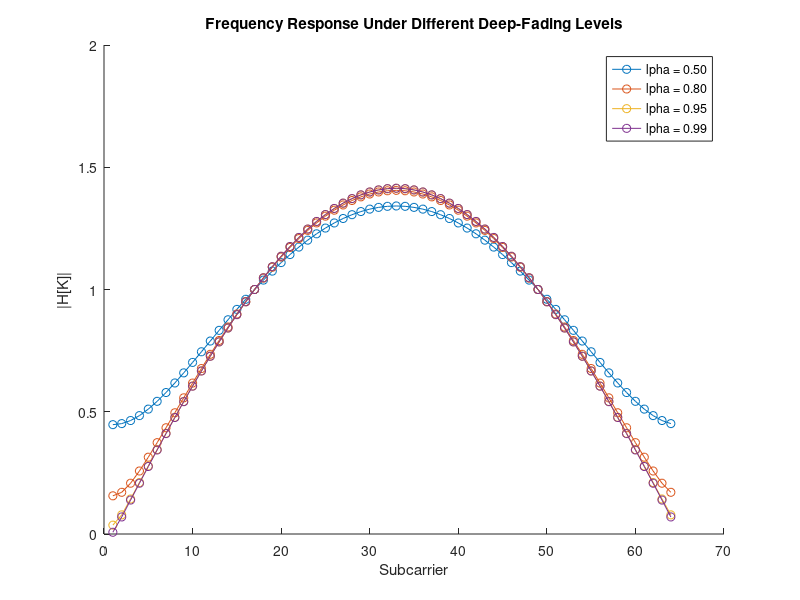

Here is the MATLAB script that generated this plot: (Note: this script raises an error after producing the figure.)
SNR=0:2:30;
BER_Htrue=zeros(length(SNR),1);
BER_LS=zeros(length(SNR),1);
BER_LMMSE=zeros(length(SNR),1);
numBits=2^20;
srcBits=randi([0,1],numBits,1);
modOrder=16;
numCarr=64;
cycPrefLen=5;

%% 信道构建
alphaList=[0.50 0.80 0.95 0.99];
mpChan = zeros(2,length(alphaList));
%功率归一
for i = 1:length(alphaList)

    alpha = alphaList(i);

    mpChan(:,i) = ...
        [1; -alpha] / sqrt(1 + alpha^2);

end
Htrue=fft(mpChan,numCarr,1);
depth=min(abs(Htrue),[],1);
hold on
for i = 1:length(alphaList)  
    
    plot(abs(Htrue(:,i)),"o-");
end
hold off
xlabel("Subcarrier");
ylabel("|H[K]|");
legend( ...
    "\alpha = 0.50", ...
    "\alpha = 0.80", ...
    "\alpha = 0.95", ...
    "\alpha = 0.99");
title("Frequency Response Under Different Deep-Fading Levels");

%% 解释深衰落影响
%深衰落主要是在后面的均衡阶段把 LS 的误差放大

%% 求 R_HH
% Estimate R_HH using Monte Carlo
numRealizations = 10000;
R_HH= zeros(numCarr,numCarr,length(alphaList));
for i=1:length(alphaList)
    for m = 1:numRealizations

        % 生成一次随机信道冲激响应
        alpha = alphaList(i);
        g = sqrt(1/2) * (randn + 1j*randn);
        h = zeros(numCarr,1);
        h(1) = g / sqrt(1 + alpha^2);
        h(2) = -alpha * g / sqrt(1 + alpha^2);
        %第二径相对于第一径的幅度比例，并具有固定的 π 相对相位。
        %构造的是一个固定深衰落结构 + 随机整体复幅度的统计模型
        H = fft(h,numCarr);

        % 累加 H*H^H
        R_HH(:,:,i)=  R_HH(:,:,i)+ H*H';%H'对于复数向量表示共轭转置。
    end
    R_HH(:,:,i)= R_HH(:,:,i)/ numRealizations;
end
%%
qamModOut=qammod(srcBits,modOrder,InputType="bit");
pilot=sqrt(10)*ones(numCarr,1);
qamModOut=reshape(qamModOut,numCarr,[]);
qamModOut=[pilot qamModOut];
ifftmodOut=ifft(qamModOut,numCarr);
cp= ifftmodOut(numCarr-cycPrefLen+1:end,:);
ofdmmodOut=[cp;ifftmodOut];
ofdmmodOut = ofdmmodOut(:);%实际 OFDM 信号应该是串行的
qamPower = mean(abs(qamModOut(:)).^2);
pilotPower = mean(abs(pilot).^2);
for a=1:length(alphaList)
    mpChanOut=filter(mpChan(:,a),1,ofdmmodOut);
    for i=1:length(SNR)
        snr=SNR(i);
        snrLinear = 10^(snr/10);
        noiseVarFreq = qamPower / snrLinear;
        noiseVarTime = noiseVarFreq / numCarr;
        noiseVarRatio=1/snrLinear ;
        %Generate complex AWGN
        noise = sqrt(noiseVarTime/2) * (randn(size(mpChanOut)) + 1j*randn(size(mpChanOut)));
        %复高斯噪声由实部和虚部两个独立的高斯分量组成
        chanOut = mpChanOut + noise;
        rx = reshape(chanOut,numCarr+cycPrefLen,[]);
        rxNoCP = rx(cycPrefLen+1:end,:);
        fftModOut=fft(rxNoCP,numCarr,1);
        pilotRx =fftModOut(:,1);
        fftModOut=fftModOut(:,2:end);
        Hhat = pilotRx ./ pilot;%存在信道估计误差
        H_LMMSE = R_HH(:,:,a) * ((R_HH (:,:,a)+noiseVarFreq / pilotPower *eye(numCarr)) \ Hhat);
        %LMMSE中这里的 σx2应该对应导频功率。
        %MMSE中信噪比信号代表的是QAM
        mmseWeight_LS=conj(Hhat)./(abs(Hhat).^2+noiseVarRatio);
        eqOut_LS=fftModOut.*mmseWeight_LS;
        qamdeModOut_LS=qamdemod(eqOut_LS,modOrder,"OutputType","bit");
        BER_LS(i)=nnz(qamdeModOut_LS(:)~=srcBits)/numBits;

        mmseWeight_LMMSE=conj(H_LMMSE)./(abs(H_LMMSE).^2+noiseVarRatio);
        eqOut_LMMSE=fftModOut.*mmseWeight_LMMSE;
        qamdeModOut_LMMSE=qamdemod(eqOut_LMMSE,modOrder,"OutputType","bit");
        BER_LMMSE(i)=nnz(qamdeModOut_LMMSE(:)~=srcBits)/numBits;

        mmseWeight_Htrue=conj(Htrue(:,a))./(abs(Htrue(:,a)).^2+noiseVarRatio);
        eqOut_Htrue=fftModOut.*mmseWeight_Htrue;
        qamdeModOut_Htrue=qamdemod(eqOut_Htrue,modOrder,"OutputType","bit");
        BER_Htrue(i)=nnz(qamdeModOut_Htrue(:)~=srcBits)/numBits;
    end
    figure
    hold on
    semilogy(SNR,BER_LMMSE,"ro-");
    semilogy(SNR,BER_LS,"b*-");
    semilogy(SNR,BER_Htrue,"g+-");
    set(gca,'YScale','log');
    legend("LMMSE","LS","Perfect_CSI");
    xlabel("SNR(dB)");
    ylabel("BER");
    %title(['OFDM BER Performance(alpha=',alphaList(a),'): LMMSE vs LS vs Perfect_CSI']);
    %方法一（推荐，使用 + 拼接）：
    title('OFDM BER Performance (alpha = ' + string(alphaList(a)) + '): LMMSE vs LS vs Perfect CSI');
    %方法二（使用 sprintf 格式化）：title(sprintf('OFDM BER Performance (alpha = %.2f): LMMSE vs LS', alphaList(a)));
    hold off
    
end
%在所构建的两径深衰落信道中，随着第二径幅度比例 α 增大，频域深衰落逐渐加剧，系统 BER 性能明显下降。
% LMMSE 信道估计在不同深衰落条件下均表现出优于 LS 的性能，并且其 BER 曲线与 Perfect CSI 条件下的结果高度接近，表明 LMMSE 已能够有效降低信道估计误差。
% 然而，在极端深衰落条件下，即使采用 Perfect CSI，系统仍存在较高 BER，
% 说明此时系统性能损失主要来源于信道本身的深衰落，而非信道估计误差。
